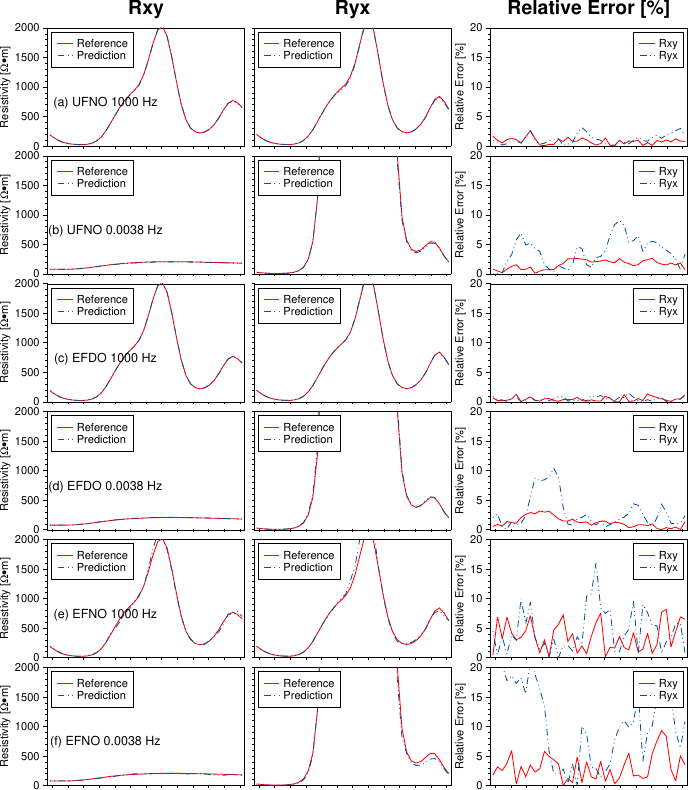

The Python source for this figure:
import pygmt
from scipy.io import loadmat

# Set file and directory paths
dir_path = "./"
out_pdf_png = f"{dir_path}Figure9_py"
# read mat file
file_path = f"{dir_path}Real_predict.mat"
data = loadmat(file_path)

# extract data
loc = data['loc'].flatten()  
freqs = data['freqs'].flatten()


## EFNO
EFNO_rhoxy_site_real = data['EFNO_rhoxy_real']
EFNO_rhoxy_site_predict = data['EFNO_rhoxy_predict']
EFNO_rhoyx_site_real = data['EFNO_rhoyx_real']
EFNO_rhoyx_site_predict = data['EFNO_rhoyx_predict']

## EFDO
EFDO_rhoxy_site_real = data['EFDO3d_rhoxy_real']
EFDO_rhoxy_site_predict = data['EFDO3d_rhoxy_predict']
EFDO_rhoyx_site_real = data['EFDO3d_rhoyx_real']
EFDO_rhoyx_site_predict = data['EFDO3d_rhoyx_predict']

## UFNO
UFNO_rhoxy_site_real = data['UFNO3d_rhoxy_real']
UFNO_rhoxy_site_predict = data['UFNO3d_rhoxy_predict']
UFNO_rhoyx_site_real = data['UFNO3d_rhoyx_real']
UFNO_rhoyx_site_predict = data['UFNO3d_rhoyx_predict']

# convert unit form [m] to [km]
loc = loc / 1000

fig = pygmt.Figure()

def plot_function1(loc, rhoxy_predict, rhoxy_real, rhoyx_predict, rhoyx_real, info):
    
    pygmt.config(FONT_ANNOT_PRIMARY="8p", FONT_LABEL="8p", MAP_FRAME_PEN="0.5p")
    pygmt.config(FONT_TITLE="16p,Helvetica,black")
    # Plot Rxy
    fig.basemap(region=[-6.3, 6.3, 0, 2000], projection='X5c/3c', frame=['WStr+tRxy', 'xf1', 'ya500f100+l"Resistivity [@~W\267@~m]"'])
    fig.plot(x=loc, y=rhoxy_real, pen='0.6p,red', label="Reference")
    fig.plot(x=loc, y=rhoxy_predict, pen='0.6p,0/83/156,..-', label="Predict")
    fig.legend(position='JTL+jTL+o0.1/0.1', box='+p0.25+gwhite')

    fig.text(x=-14, y=750, text=info, font='9p', no_clip=True)

    # Plot Ryx with x-shift
    fig.shift_origin(xshift='5.25c')
    fig.basemap(region=[-6.3, 6.3, 0, 2000], projection='X5c/3c', frame=['WStr+tRyx', 'xf1', 'yf100'])
    fig.plot(x=loc, y=rhoyx_real, pen='0.6p,red', label="Reference")
    fig.plot(x=loc, y=rhoyx_predict, pen='0.6p,0/83/156,..-', label="Predict")
    fig.legend(position='JTL+jTL+o0.1/0.1', box='+p0.25+gwhite')

    # Plot Relative Error with additional x-shift
    fig.shift_origin(xshift='6c')
    fig.basemap(region=[-6.3, 6.3, 0, 20], projection='X5c/3c', frame=['WStr+tRelative Error [%]', 'xf1', 'ya5f1+lRelative Error [%]'])
    fig.plot(x=loc, y=abs((rhoxy_predict - rhoxy_real) / rhoxy_real * 100), pen='0.6p,red', label="Rxy")
    fig.plot(x=loc, y=abs((rhoyx_predict - rhoyx_real) / rhoyx_real * 100), pen='0.6p,0/83/156,..-', label="Ryx")
    fig.legend(position='JTR+jTR+o0.1/0.1', box='+p0.25+gwhite')

    return 0

def plot_function2(loc, rhoxy_predict, rhoxy_real, rhoyx_predict, rhoyx_real, info,shift=0):
    
    pygmt.config(FONT_ANNOT_PRIMARY="8p", FONT_LABEL="8p", MAP_FRAME_PEN="0.5p")
    pygmt.config(FONT_TITLE="16p,Helvetica,black")
    # Plot Rxy
    fig.shift_origin(xshift='-11.25c', yshift='-3.25c')
    fig.basemap(region=[-6.3, 6.3, 0, 2000], projection='X5c/3c', frame=['WStr', 'xf1', 'ya500f100+l"Resistivity [@~W\267@~m]"'])
    fig.plot(x=loc, y=rhoxy_real, pen='0.6p,red', label="Reference")
    fig.plot(x=loc, y=rhoxy_predict, pen='0.6p,0/83/156,..-', label="Predict")
    fig.legend(position='JTL+jTL+o0.1/0.1', box='+p0.25+gwhite')

    fig.text(x=-14-shift, y=750, text=info, font='9p', no_clip=True)

    # Plot Ryx with x-shift
    fig.shift_origin(xshift='5.25c')
    fig.basemap(region=[-6.3, 6.3, 0, 2000], projection='X5c/3c', frame=['WStr', 'xf1', 'yf100'])
    fig.plot(x=loc, y=rhoyx_real, pen='0.6p,red', label="Reference")
    fig.plot(x=loc, y=rhoyx_predict, pen='0.6p,0/83/156,..-', label="Predict")
    fig.legend(position='JTL+jTL+o0.1/0.1', box='+p0.25+gwhite')

    # Plot Relative Error with additional x-shift
    fig.shift_origin(xshift='6c')
    fig.basemap(region=[-6.3, 6.3, 0, 20], projection='X5c/3c', frame=['WStr', 'xf1', 'ya5f1+lRelative Error [%]'])
    fig.plot(x=loc, y=abs((rhoxy_predict - rhoxy_real) / rhoxy_real * 100), pen='0.6p,red', label="Rxy")
    fig.plot(x=loc, y=abs((rhoyx_predict - rhoyx_real) / rhoyx_real * 100), pen='0.6p,0/83/156,..-', label="Ryx")
    fig.legend(position='JTR+jTR+o0.1/0.1', box='+p0.25+gwhite')

    return 0

def plot_function3(loc, rhoxy_predict, rhoxy_real, rhoyx_predict, rhoyx_real, info):
    
    pygmt.config(FONT_ANNOT_PRIMARY="8p", FONT_LABEL="8p", MAP_FRAME_PEN="0.5p")
    pygmt.config(FONT_TITLE="16p,Helvetica,black")
    # Plot Rxy
    fig.shift_origin(xshift='-11.25c', yshift='-3.25c')
    fig.basemap(region=[-6.3, 6.3, 0, 2000], projection='X5c/3c', frame=['WStr', 'xf1+lY-Distance [km]', 'ya500f100+lResistivity [@~W\267@~m]'])
    fig.plot(x=loc, y=rhoxy_real, pen='0.6p,red', label="Reference")
    fig.plot(x=loc, y=rhoxy_predict, pen='0.6p,0/83/156,..-', label="Predict")
    fig.legend(position='JTL+jTL+o0.1/0.1', box='+p0.25+gwhite')

    fig.text(x=-14+0.4, y=750, text=info, font='9p', no_clip=True)

    # Plot Ryx with x-shift
    fig.shift_origin(xshift='5.25c')
    fig.basemap(region=[-6.3, 6.3, 0, 1500], projection='X5c/3c', frame=['WStr', 'xf1+lY-Distance [km]', 'yf100'])
    fig.plot(x=loc, y=rhoyx_real, pen='0.6p,red', label="Reference")
    fig.plot(x=loc, y=rhoyx_predict, pen='0.6p,0/83/156,..-', label="Predict")
    fig.legend(position='JTL+jTL+o0.1/0.1', box='+p0.25+gwhite')

    # Plot Relative Error with additional x-shift
    fig.shift_origin(xshift='6c')
    fig.basemap(region=[-6.3, 6.3, 0, 20], projection='X5c/3c', frame=['WStr', 'xf1+lY-Distance [km]', 'ya5f1+lRelative Error [%]'])
    fig.plot(x=loc, y=abs((rhoxy_predict - rhoxy_real) / rhoxy_real * 100), pen='0.6p,red', label="Rxy")
    fig.plot(x=loc, y=abs((rhoyx_predict - rhoyx_real) / rhoyx_real * 100), pen='0.6p,0/83/156,..-', label="Ryx")
    fig.legend(position='JTR+jTR+o0.1/0.1', box='+p0.25+gwhite')

    return 0

# UFNO
plot_function1(loc, UFNO_rhoxy_site_predict[0,:], UFNO_rhoxy_site_real[0,:], UFNO_rhoyx_site_predict[0,:], UFNO_rhoyx_site_real[0,:], "(a) UFNO 1000 Hz")
plot_function2(loc, UFNO_rhoxy_site_predict[-1,:], UFNO_rhoxy_site_real[-1,:], UFNO_rhoyx_site_predict[-1,:], UFNO_rhoyx_site_real[-1,:], "(b) UFNO 0.0038 Hz", -0.44)

# EFDO
plot_function2(loc, EFDO_rhoxy_site_predict[0,:], EFDO_rhoxy_site_real[0,:], EFDO_rhoyx_site_predict[0,:], EFDO_rhoyx_site_real[0,:], "(c) EFDO 1000 Hz")
plot_function2(loc, EFDO_rhoxy_site_predict[-1,:], EFDO_rhoxy_site_real[-1,:], EFDO_rhoyx_site_predict[-1,:], EFDO_rhoyx_site_real[-1,:], "(d) EFDO 0.0038 Hz", -0.44)

# EFNO
plot_function2(loc, EFNO_rhoxy_site_predict[0,:], EFNO_rhoxy_site_real[0,:], EFNO_rhoyx_site_predict[0,:], EFNO_rhoyx_site_real[0,:], "(e) EFNO 1000 Hz")
plot_function3(loc, EFNO_rhoxy_site_predict[-1,:], EFNO_rhoxy_site_real[-1,:], EFNO_rhoyx_site_predict[-1,:], EFNO_rhoyx_site_real[-1,:], "(f) EFNO 0.0038 Hz")

# Save the figure to a PDF and PNG file
fig.savefig(f"{out_pdf_png}.png")
fig.savefig(f"{out_pdf_png}.pdf")
